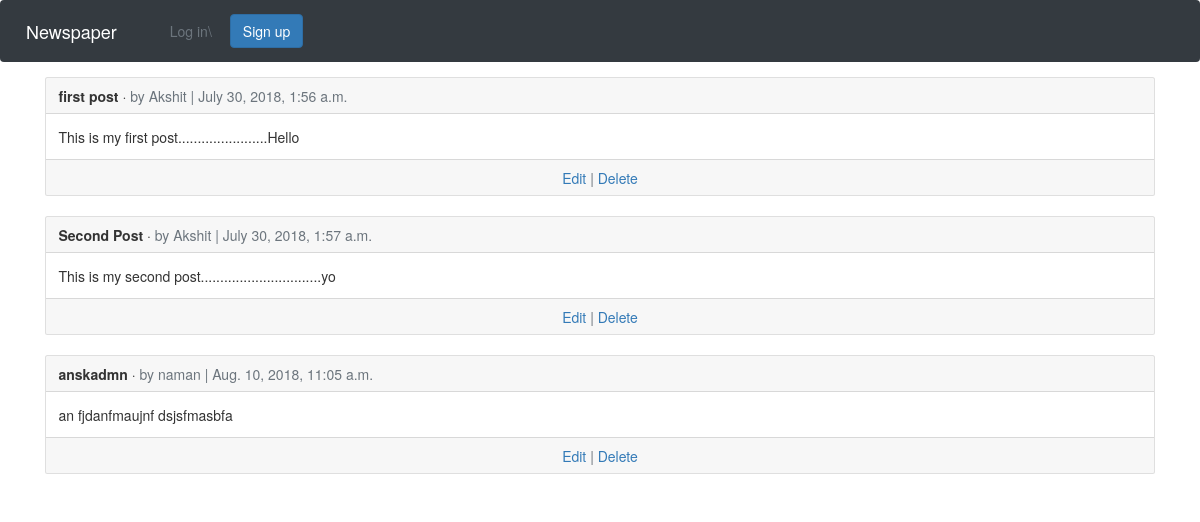
The app's page /articles/ with its own data.
### articles/models.py (models this page shows, shortened)
class Article(models.Model):
    title = models.CharField(max_length=255)
    body = models.TextField()
    date = models.DateTimeField(auto_now_add = True)
    author = models.ForeignKey(
        settings.AUTH_USER_MODEL,
        on_delete = models.CASCADE,
    )

### users/models.py (models this page shows)
class CustomUser(AbstractUser):
    age = models.PositiveIntegerField(default=0)

### articles/views.py (the view)
# urls.py: path('',views.ArticleListView.as_view(), name='article_list'),
class ArticleListView(ListView, LoginRequiredMixin):
    model = models.Article
    template_name = "article_list.html"
    login_url = 'login'

### articles/templates/article_list.html (shortened to what this page needs)
{% extends 'base.html' %}
{% block content %}
{% for article in object_list %}
<div class="card">
<div class="card-header">
<span class="font-weight-bold">{{ article.title }}</span> &middot;
<span class="text-muted">by {{ article.author }} | {{ article.date }}</s\
</div>
<div class="card-body">
{{ article.body }}
</div>
<div class="card-footer text-center text-muted">
<a href="{% url 'article_edit' article.pk %}">Edit</a> | <a href="{% url 'article_delete' article.pk %}">Delete </a>
    </div>
</div>
<br />
{% endfor %}
{% endblock content %}

### users/templates/base.html (shortened to what this page needs)
<!doctype html>
<html lang="en">
<head>
<link rel="stylesheet" href="https://maxcdn.bootstrapcdn.com/bootstrap/4.0.0\
/css/bootstrap.min.css" integrity="sha384-Gn5384xqQ1aoWXA+058RXPxPg6fy4IWvTNh0E2\
63XmFcJlSAwiGgFAW/dAiS6JXm">
<link rel="stylesheet" href="https://maxcdn.bootstrapcdn.com/bootstrap/3.3.7/css/bootstrap.min.css">
</head>
<body>
<nav class="navbar navbar-expand-md navbar-dark bg-dark mb-4">
<a class="navbar-brand" href="{% url 'home' %}">Newspaper</a>
<div class="collapse navbar-collapse" id="navbarCollapse">
{% if user.is_authenticated %}
<ul class="navbar-nav ml-auto">
<li class="nav-item">
<button class="btn dropdown-toggle" type="button" data-toggle="dropdown" style="margin-left: 1400px">
{{ user.username }}
</button>
<ul class="dropdown-menu " style="margin-left: 1550px">
<li><a href="{% url 'password_change' %}">Change password </a></li>
    <div class="dropdown-divider"></div>
<li><a href="{% url 'logout' %}">Log out</a></li>
</ul>
</li>
</ul>
{% else %}
<form class="form-inline ml-auto">
<a href="{% url 'login' %}" class="btn btn-outline-secondary">Log in\
</a>
<a href="{% url 'signup' %}" class="btn btn-primary ml-2">Sign up</a>
</form>
{% endif %}
</div>
</nav>
<div class="container">
{% block content %}
{% endblock %}
</div>
</body>
</html>

### records on screen
Article: title "first post", author "Akshit", date "July 30, 2018, 1:56 a.m.", body "This is my first post.......................Hello"
Article: title "Second Post", author "Akshit", date "July 30, 2018, 1:57 a.m.", body "This is my second post...............................yo"
Article: title "anskadmn", author "naman", date "Aug. 10, 2018, 11:05 a.m.", body "an fjdanfmaujnf dsjsfmasbfa"
